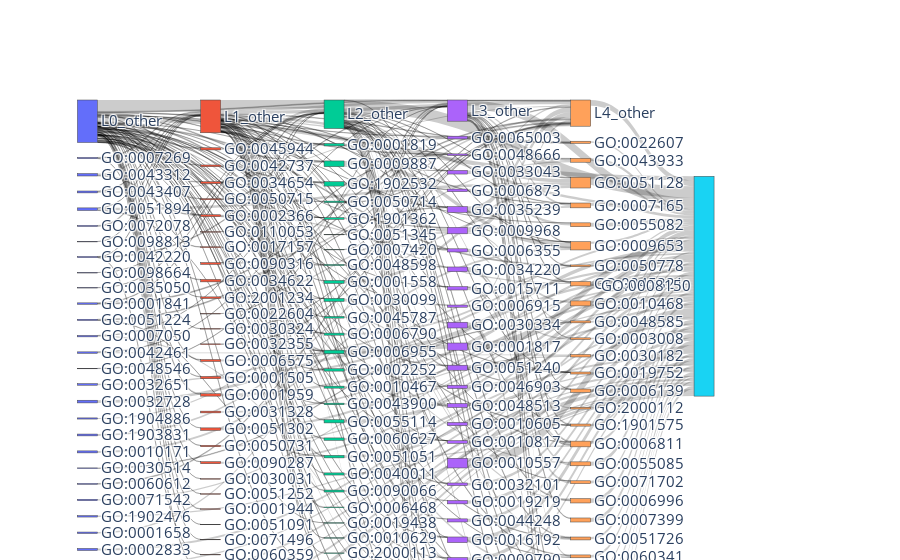

Source (notebook cell):
### Code cell
brca_sankey = plot_sankey(sankey_value_id_brca, sankey_source_id_brca, sankey_target_id_brca,
                node_label, node_col, node_level, positive_flow=True, go_dag=go_dag, filename='Sankey_BRCA')

### Figure 1 — Plotly figure (JSON) as saved in the notebook; plotly's stock layout.template omitted (floating-point values rounded to 4 significant figures; data arrays with more than 128 entries replaced by an {"elided": "..."} marker saying what was removed)
{"data": [{"arrangement": "snap", "link": {"source": {"elided": "309 int values"}, "target": {"elided": "309 int values"}, "value": {"elided": "309 float values"}}, "node": {"color": {"elided": "158 str values"}, "customdata": {"elided": "158 str values"}, "hovertemplate": "%{label}: %{customdata}<extra></extra>", "label": {"elided": "158 str values"}, "pad": 15, "thickness": 20, "x": {"elided": "158 float values"}, "y": {"elided": "158 float values"}}, "type": "sankey"}], "layout": {"autosize": true, "font": {"size": 15}, "hoverlabel": {"font": {"size": 15}}}}
